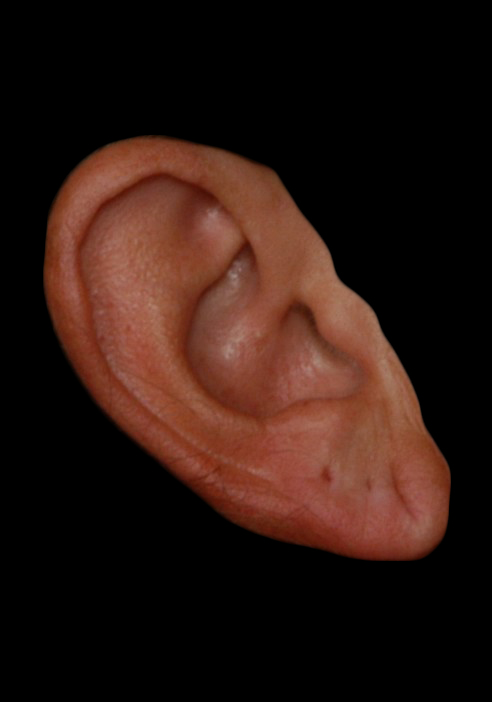
%> input picture Ear Biometrics/002_up_ear.jpg, 492 x 702 px
$ octave --eval "singleEartest;"   (GNU Octave 9; MATLAB toolbox functions it lacks are replaced by stand-ins)
%> lines starting %> are read from the running program, lines starting %| are printed output that depends on the picture; in (x1, y1, x2, y2) boxes, pixels count from 0 and x2, y2 are one past the last pixel; in counts of white or black regions, pixels touching at a corner belong together; the program's own positions count from 1
function [] = singleEartest()
% [19 lines of commented-out code are left out]
D = dir('C:\Users\Karthik Kikkuru\Documents\MATLAB\EAR TEST\002_up_ear.jpg');
imcell = cell(1,numel(D));

count=0;

for i = 1:numel(D)
I = imread(D(i).name);
%> I is the input picture: size 702x492x3 uint8; mean R, G, B 43.3, 23, 16.7


%sI = double(imread('C:\Users\Karthik Kikkuru\Documents\MATLAB\Pavan\test\',Imgs(1).name));

I=rgb2gray(I);
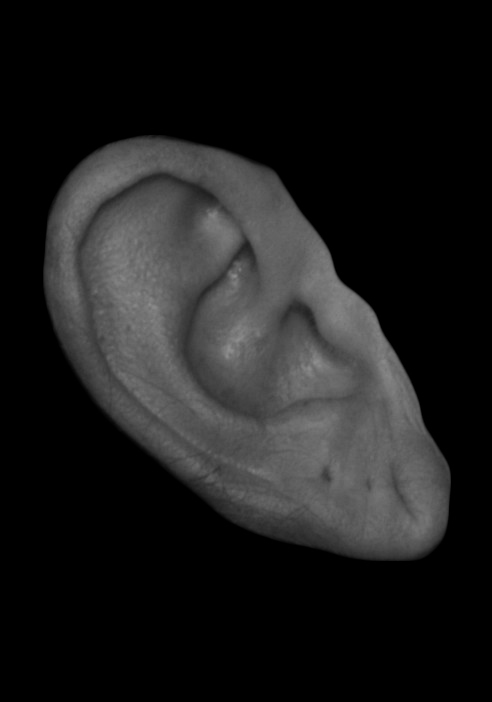
%> I: size 702x492 uint8; min 0, max 143, mean 28.4


% [7 lines of commented-out code are left out]


h=fspecial('gaussian',12 ,10);
%h=fspecial('disk',8);
final=imfilter(I,h);
%final=imfilter(final,h);
%final=imfilter(final,h);

%figure;imshow(final);
edgedetect=edge(final,'canny', [0.08,0.11]);
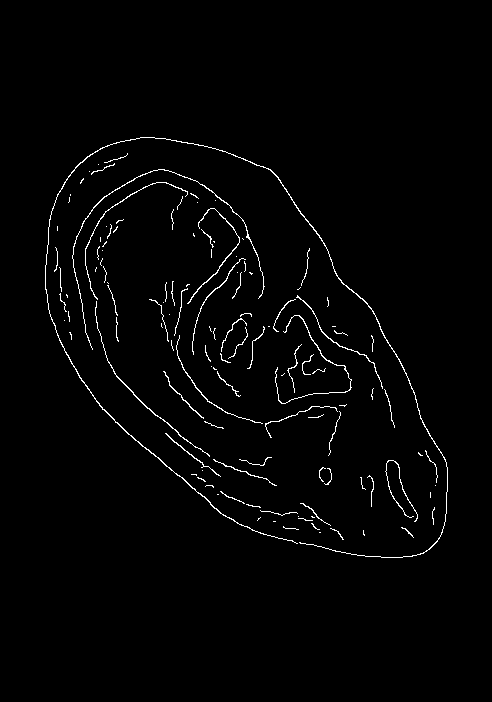
%> edgedetect: size 702x492 logical; 1.7% white in thin lines or dots, all inside (x1, y1, x2, y2) = (45, 137, 448, 558)
figure;imshow(edgedetect);
%impixelinfo


%CENTRE OF THE IMAGE:

[r, c] = size(edgedetect);
%> r = 702; c = 492
centerX = int16(c/2);
%> centerX = 246
centerY = int16(r/2);
%> centerY = 351


%NEAREST EDGE(X):

for j = centerX:-1:1
	if edgedetect(centerY, j) == 1
		NearestedgeX= j;
		break;
	end
end


%FARTHEST EDGE(X):

%N=0;
for j = centerX:-1:1
       if edgedetect(centerY, j) == 1
         FarthestedgeX=j;
         %N=N+1;
       end
end
%> after the loop, FarthestedgeX = 65


%NEAREST EDGE(Y):

for j = centerY:-1:1
	if edgedetect(j,centerX) == 1
		NearestedgeY=j;
		break;
	end
end

%FARTHEST EDGE(Y)

for j = centerY:-1:1
       if edgedetect(j,centerX) == 1
          FarthestedgeY=j;
         % N=N+1;
       end
end
%> after the loop, FarthestedgeY = 160


a1=centerX;
%> a1 = 246
b1=NearestedgeX;
%> b1 = 236
d1=(a1-b1);
%> d1 = 10
NearestdistX=d1;
%> NearestdistX = 10

a2=centerY;
%> a2 = 351
b2=NearestedgeY;
%> b2 = 340
d2=(a2-b2);
%> d2 = 11
NearestdistY=d2;
%> NearestdistY = 11

x1=centerX;
%> x1 = 246
y1=FarthestedgeX;
%> y1 = 65
d3=(x1-y1);
%> d3 = 181
FarthestdistX=d3;
%> FarthestdistX = 181

x2=centerY;
%> x2 = 351
y2=FarthestedgeY;
%> y2 = 160
d4=(x2-y2);
%> d4 = 191
FarthestdistX=d4;
%> FarthestdistX = 191

if(d1 == 0)
    d1=1;
end

if(d2 == 0)
    d2=1;
end

d1=double(d1);d2=double(d2);d3=double(d3);d4=double(d4);

ratio= (d1/d2)*(d3/d4);
%> ratio = 0.861
product = d1*d2*d3*d4;
%> product = 3802810

disp(product);
%| 3802810
oldRatios = csvread('test1.csv')

accessGranted = 0;
for j=oldRatios
    %if(product==j)
    %if(ratio==j)
    %if(ratio>=0.41 && ratio<=2.6)
    if abs(product - j) ==0
        ratio;
        product-j
      disp('Access granted');
        accessGranted = 1;

    count=count+1;
        %break;
    end
end
%> after the loop, accessGranted = 0; count = 0

if accessGranted == 0
    disp('User not found!');
    ratio;
end

%figure;imshow(D(i).name)
%Value=ratio
end
%disp(product);
end

$ run again, with Ear Biometrics/004_up_ear.jpg copied over Ear Biometrics/002_up_ear.jpg
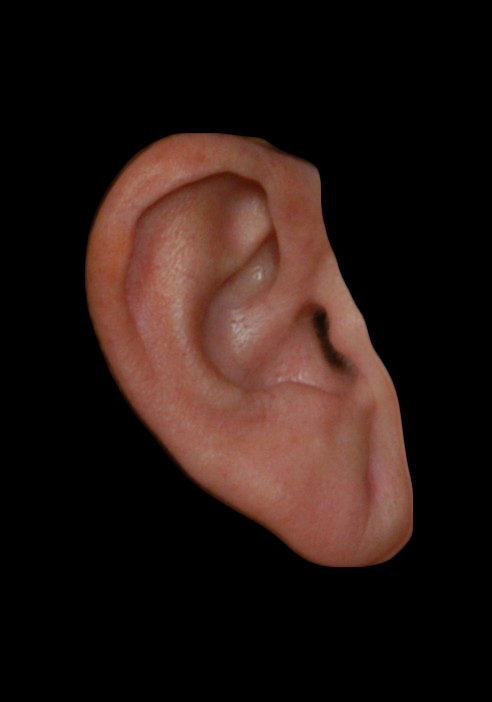
%> input picture Ear Biometrics/004_up_ear.jpg, 492 x 702 px
%> in singleEartest, I is the input picture: size 702x492x3 uint8; mean R, G, B 38.3, 23.3, 19
%> in singleEartest, `I=rgb2gray(I);`:
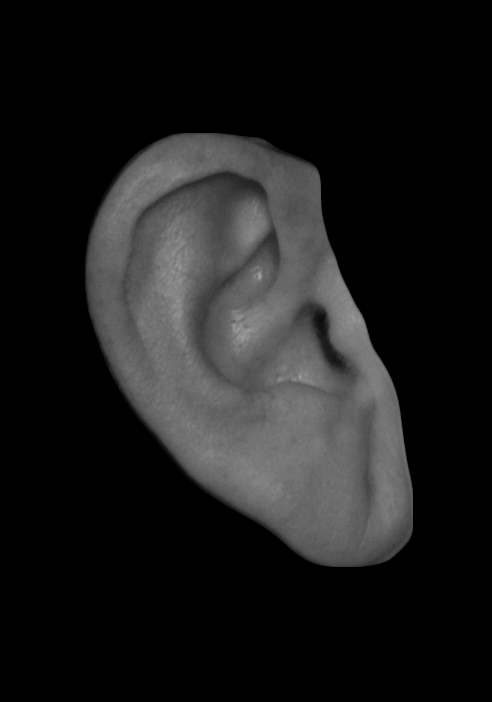
%> I: size 702x492 uint8; min 0, max 163, mean 27.3
%> in singleEartest, `edgedetect=edge(final,'canny', [0.08,0.11]);`:
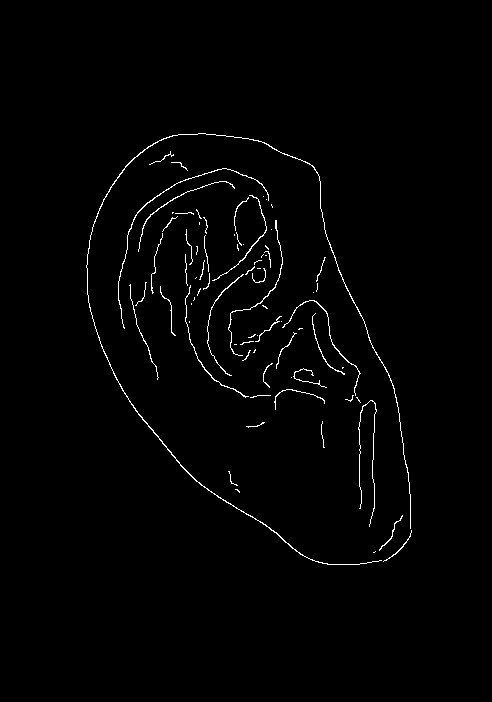
%> edgedetect: size 702x492 logical; 1.3% white in thin lines or dots, all inside (x1, y1, x2, y2) = (86, 133, 412, 565)
%> after the loop in singleEartest, `for j = centerX:-1:1`: FarthestedgeX = 104
%> after the loop in singleEartest, `for j = centerY:-1:1`: FarthestedgeY = 139
%> b1 = 233
%> d1 = 13
%> b2 = 343
%> d2 = 8
%> y1 = 104
%> d3 = 142
%> y2 = 139
%> d4 = 212
%> ratio = 1.09
%> product = 3130816
%| 3130816
%> after the loop in singleEartest, `for j=oldRatios`: accessGranted = 0

$ run again, with Ear Biometrics/005_up_ear.jpg copied over Ear Biometrics/002_up_ear.jpg
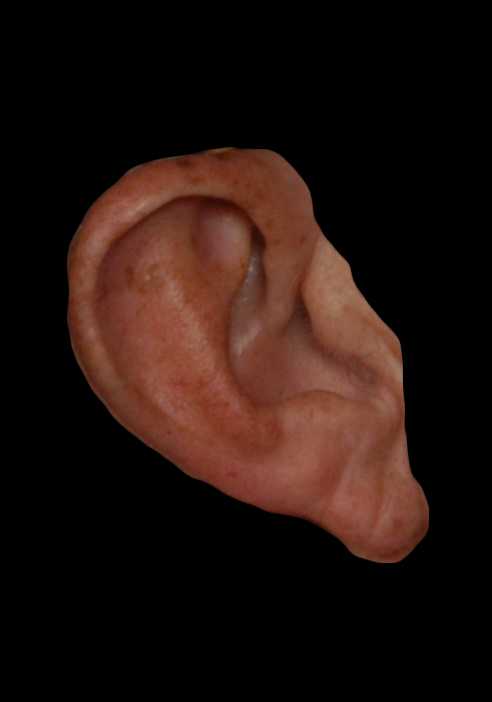
%> input picture Ear Biometrics/005_up_ear.jpg, 492 x 702 px
%> in singleEartest, I is the input picture: size 702x492x3 uint8; mean R, G, B 35.2, 19.2, 14.2
%> in singleEartest, `I=rgb2gray(I);`:
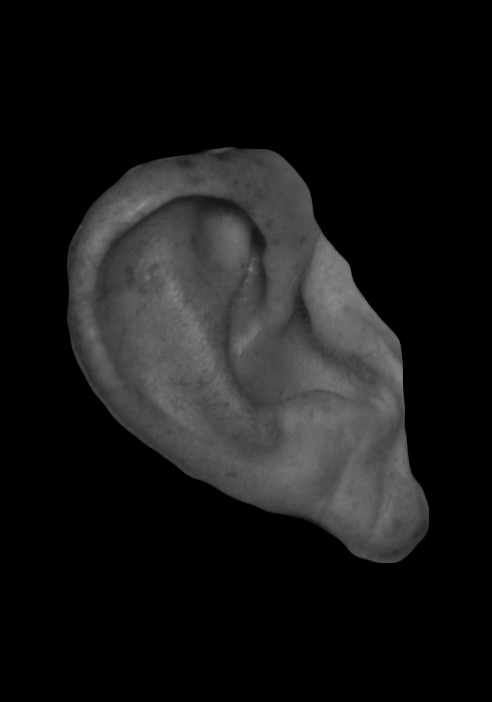
%> I: size 702x492 uint8; min 0, max 139, mean 23.4
%> in singleEartest, `edgedetect=edge(final,'canny', [0.08,0.11]);`:
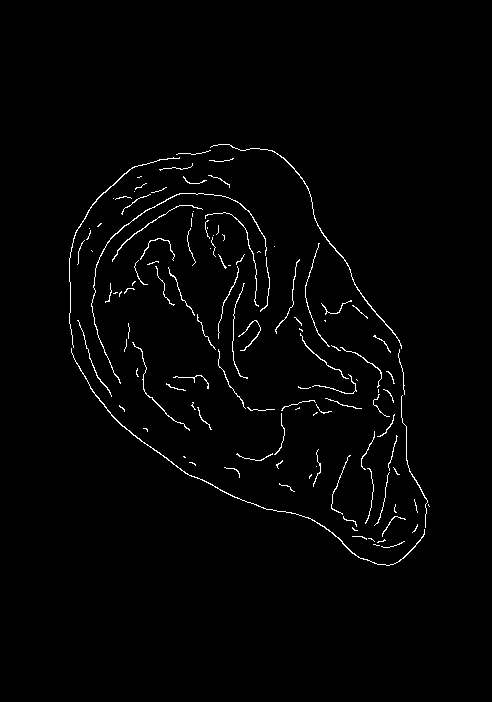
%> edgedetect: size 702x492 logical; 1.6% white in thin lines or dots, all inside (x1, y1, x2, y2) = (69, 144, 430, 566)
%> after the loop in singleEartest, `for j = centerX:-1:1`: FarthestedgeX = 72
%> after the loop in singleEartest, `for j = centerY:-1:1`: FarthestedgeY = 151
%> b1 = 245
%> d1 = 1
%> b2 = 350
%> d2 = 1
%> y1 = 72
%> d3 = 174
%> y2 = 151
%> d4 = 200
%> ratio = 0.87
%> product = 34800
%| 34800
%> after the loop in singleEartest, `for j=oldRatios`: accessGranted = 0
